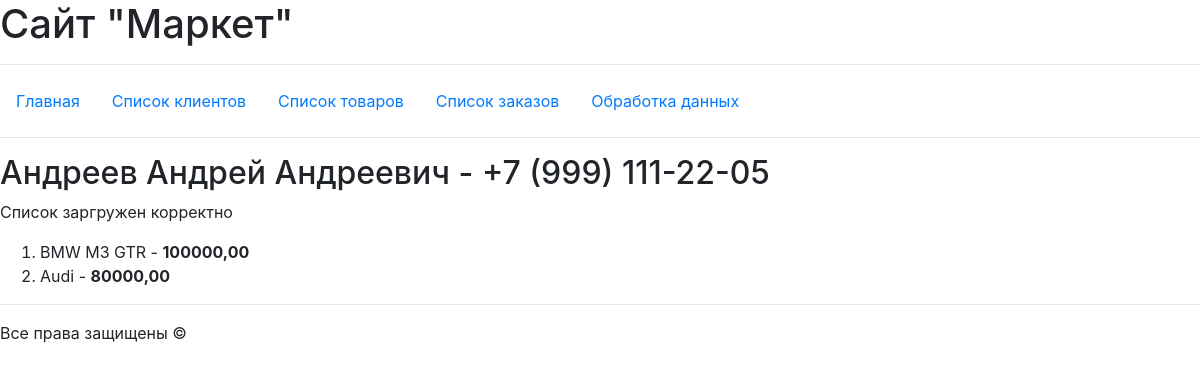
The page /basket/1/ on the database its author committed.
### hw_app/models.py (models this page shows, shortened)
class User(models.Model):
    name = models.CharField(max_length=100)
    email = models.EmailField()
    mobile = models.CharField(max_length=20)
    us_adrs = models.CharField(max_length=100)
    reg_day = models.DateField()
    def __str__(self):
        return f'{self.name}  -  {self.mobile} '

class Product(models.Model):
    name = models.CharField(max_length=100)
    content = models.TextField()
    price = models.DecimalField(default=1000.0, decimal_places=2, max_digits=10)
    count = models.IntegerField(default=1)
    add_day = models.DateField()
    image = models.ImageField(upload_to='image/', default=None)

### hw_app/views.py (the view)
# urls.py: path('basket/<int:oid>/', views.basket, name='basket'),
def basket(request, oid):
    context = {
        "title": 'Список товаров заказа',
        "text": 'Список заргружен корректно',
        'head': Order.objects.get(pk=oid).us_name,
        'basket': Order.objects.get(pk=oid).products.all(),
    }
    return render(request, "hw_app/dbbasket.html", context)

### hw_app/templates/hw_app/dbbasket.html (shortened to what this page needs)
{% extends 'hw_app/base.html' %}
{% block content %}
    <div>
        <h2>{{ head }}</h2>
        <p>{{ text }}</p>
        <ol>
            {% for el in basket %}
                <li>
                    {{ el.name }} - <b>{{ el.price }}</b>
                </li>
            {% endfor %}
        </ol>
    </div>
{% endblock %}

### rows shown on the page
User: name+mobile "Андреев Андрей Андреевич - +7 (999) 111-22-05"
Product: name "BMW M3 GTR", price "100000,00"
Product: name "Audi", price "80000,00"

### other values the page prints
{{ text }} "Список заргружен корректно"
